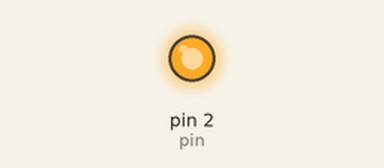
Bench run of a sketch on a simulated Arduino Uno, built with avr-gcc and run on an emulated ATmega328P. On the bench: output pins drawn as LEDs (lit = HIGH).

Above: at 2.5 s.
At 6.0 s:
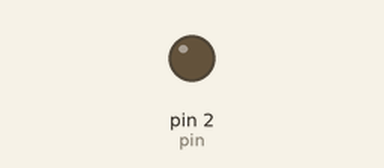
Timing chart, 0 to 9.1 s (numbered marks = the images above):
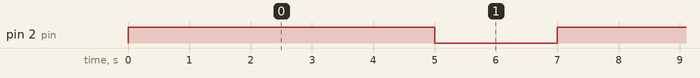

The sketch:

Sensor_Laser_M_dulo_KY-008.ino
```cpp
int pin = 2;

void setup() {
  pinMode(pin, OUTPUT);  //definir pin como salida
}

void loop(){
  digitalWrite(pin, HIGH);   // poner el Pin en HIGH
  delay(5000);               // esperar 5 segundos
  digitalWrite(pin, LOW);    // poner el Pin en LOW
  delay(2000);               // esperar 20 segundos
}
```

Measured:
- by itself, pin 2 (pin): alternates HIGH for 5.0 s and LOW for 2.0 s
